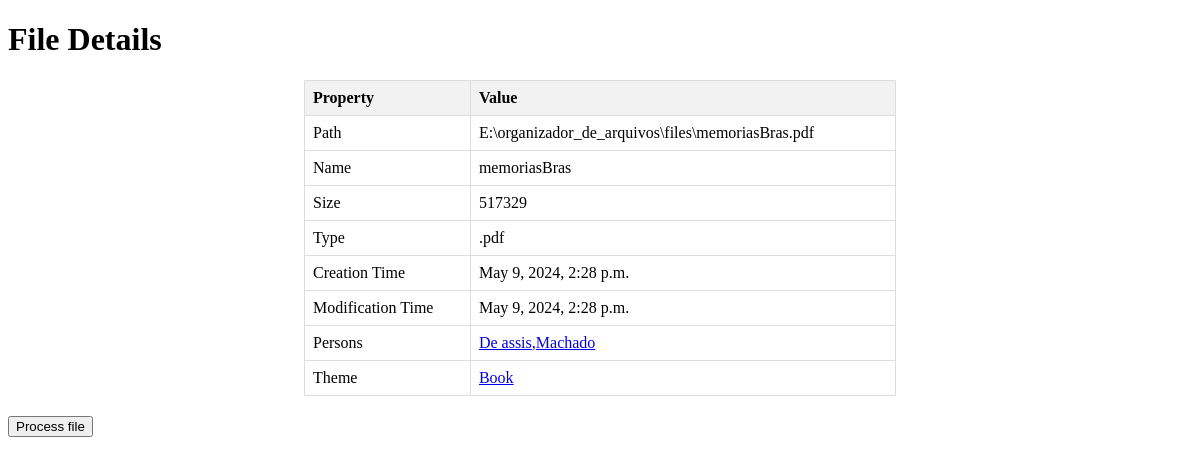
Screenshot of /catalogo/file/2/ with the database file from the repository.
### catalogo/models.py (models this page shows, shortened)
class File(models.Model):
  numeric_id = models.AutoField(primary_key= True)
  path = models.CharField(max_length=200,unique=True)
  name = models.CharField(max_length=200)
  size = models.IntegerField()
  type = models.CharField(max_length=10)
  creation_time = models.DateTimeField()
  modification_time = models.DateTimeField()
  persons = models.ManyToManyField(Person, related_name='files',blank=True)
  themes = models.ManyToManyField(Theme, related_name='files',blank=True)

class Person(models.Model):
  numeric_id = models.AutoField(primary_key= True)
  name = models.CharField(max_length=100)
  surname = models.CharField(max_length=100)

class Theme(models.Model):
  numeric_id = models.AutoField(primary_key=True)
  theme = models.CharField(max_length=100)

### catalogo/views.py (the view)
# urls.py: path("catalogo/file/<int:file_id>/",views.catalago_file,name="file"),
def catalago_file(request, file_id):
  file = File.objects.filter(numeric_id=file_id)
  if len(file) == 0:
    return render(request, '404.html', status=404)
  values = file[0]
  path = values.path
  name = values.name
  size = values.size
  type = values.type
  creation_time = values.creation_time
  modification_time = values.modification_time
  persons = values.persons.all()
  themes = values.themes.all()
  template = loader.get_template("catalogo/file.html")
  values = {
    'file_id':file_id,
    'path': path,
    'name': name,
    'size': size,
    'type': type,
    'creation_time': creation_time,
    'modification_time': modification_time,
    'persons': persons,
    'themes': themes
  }
  return HttpResponse(template.render(values, request))

### catalogo/templates/catalogo/file.html (shortened to what this page needs)
<!DOCTYPE html>
<html lang="en">
<head>
</head>
<body>
    <h1>File Details</h1>
    <table>
        <tr>
            <th>Property</th>
            <th>Value</th>
        </tr>
        <tr>
            <td>Path</td>
            <td>{{ path }}</td>
        </tr>
        <tr>
            <td>Name</td>
            <td>{{ name }}</td>
        </tr>
        <tr>
            <td>Size</td>
            <td>{{ size }}</td>
        </tr>
        <tr>
            <td>Type</td>
            <td>{{ type }}</td>
        </tr>
        <tr>
            <td>Creation Time</td>
            <td>{{ creation_time }}</td>
        </tr>
        <tr>
            <td>Modification Time</td>
            <td>{{ modification_time }}</td>
        </tr>
        <tr>
            <td>Persons</td>
             <td>
            {% for person in persons %}
                 <a href="/catalogo/person/{{ person.numeric_id }}/">
                     {{person.surname}},{{person.name}} {% if not forloop.last %} <br> {% endif %}
                 </a>
            {% endfor %}</td>
        </tr>
        <tr>
            <td>Theme</td>
             <td>
            {% for theme in themes %}
                 <a href="/catalogo/theme/{{ theme.numeric_id }}/">
                     {{theme.theme}}{% if not forloop.last %} <br> {% endif %}
                 </a>
            {% endfor %}</td>
        </tr>
    </table>
    <button onclick="process_file({{ file_id }})"  id="processed_file">Process file</button>
    {% load static %}
</body>
</html>

### catalogo/templates/catalogo/file.html (style rules this page uses)
table { width: 50%; margin: 20px auto; border-collapse: collapse; }
th, td { border: 1px solid #ddd; padding: 8px; text-align: left; }
th { background-color: #f2f2f2; }

### rows the page displays
File: path "E:\\organizador_de_arquivos\\files\\memoriasBras.pdf", name "memoriasBras", type ".pdf", creation_time "May 9, 2024, 2:28 p.m.", modification_time "May 9, 2024, 2:28 p.m."
Person: surname "De assis", name "Machado"
Theme: theme "Book"

### other values shown
{{ size }} "517329"
